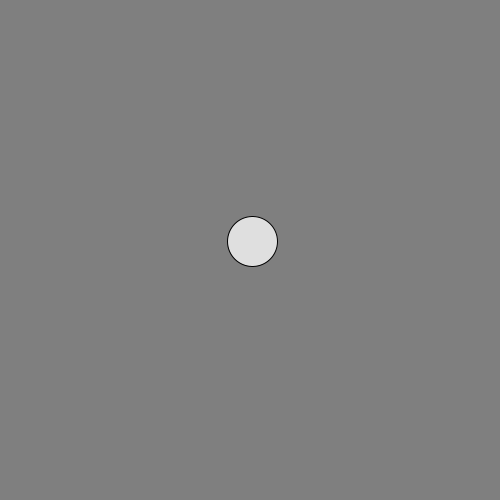
Frame 1 (no input)
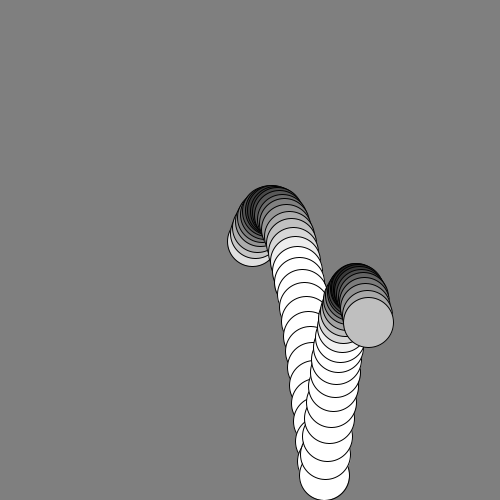
Frame 60 (the mouse pressed at the canvas centre just before this capture)
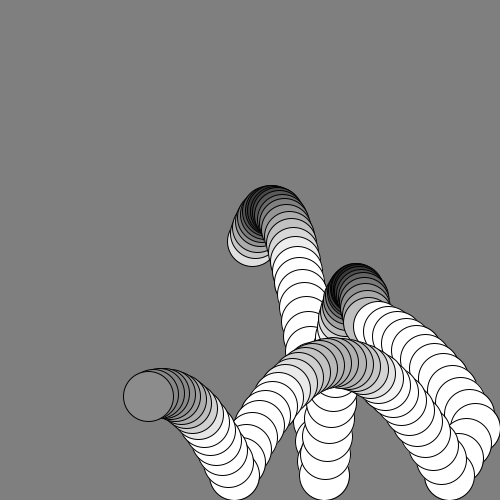
Frame 120 (the mouse held since frame 60 and released just before this capture)

The Processing sketch that drew these frames (run headless with seeded random() and noise(); from frame 60 on, the mouse is pressed at the canvas centre):

// Processing sketch: motion_07
// ── motion_07.pde
PVector position;
PVector speed;
PVector acceleration;

// acceleration due to gravity
float gravity = 1;
float dampening = .99;
float size = 50;

void setup() {
  size(500, 500);
  background(127);

  // place the ball in the center of our screen
  position = new PVector(width/2, height/2);
  randomizeSpeed();
  acceleration = new PVector(0, gravity);
}

void draw() {

  //background(127);

  // add acceleration due to gravity to the speed_y
  speed.add(acceleration);

  // add the speed value to the position
  position.add(speed);

  // logic to make the ball bounce
  if ( position.x > width-(size/2) ) {
    position.x = width-(size/2);
    speed.x *= -1;
  }
  if (position.x < size/2) {
    position.x = size/2;
    speed.x *= -1;
  }

  if ( position.y > height-(size/2) ) {
    position.y = height-(size/2);
    speed.y *= -1;
  }
  if (position.y < size/2) {
    position.y = size/2;
    speed.y *= -1;
  }
  
  speed.mult(dampening);

  //// wrap around the screen
  //x = (x + width) % width;
  //y = (y + height) % height;
  
  fill(speed.mag()*25);
  
  circle(position.x, position.y, size);
}

void mousePressed(){
  randomizeSpeed();
}

void randomizeSpeed(){
  speed = PVector.random2D();
  speed.mult(10);
}
